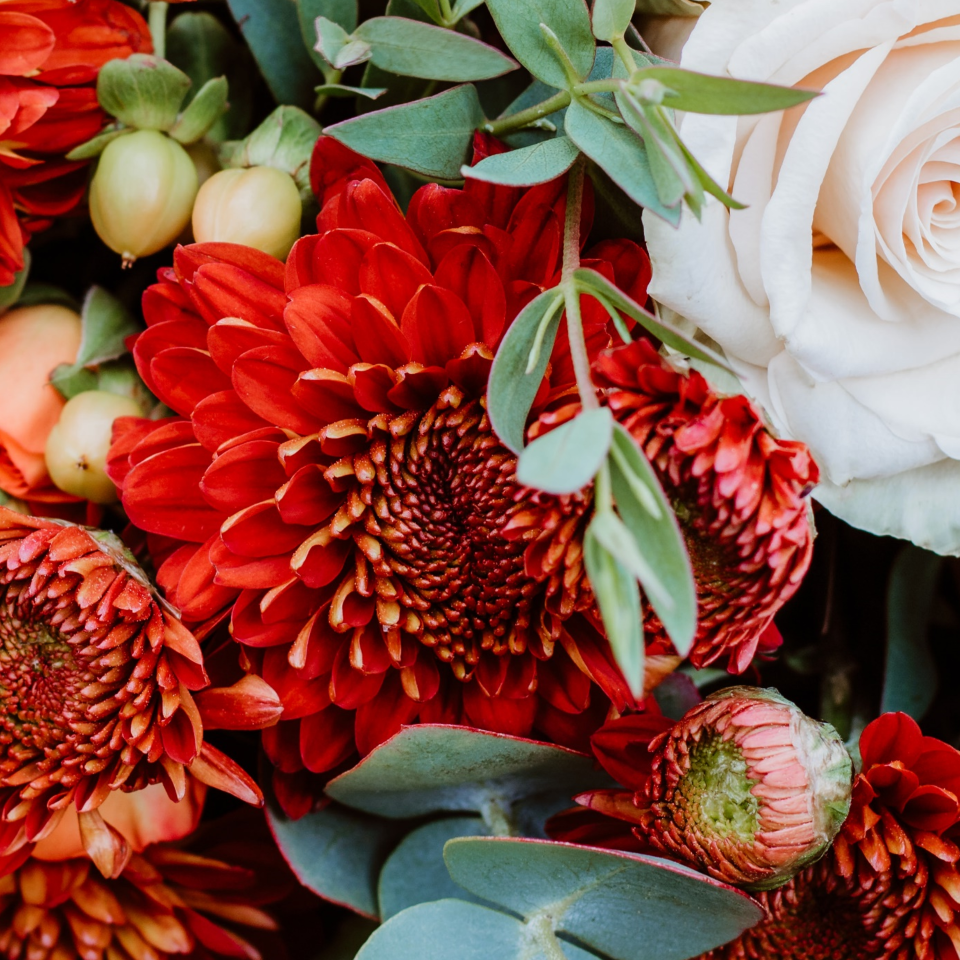
#> input picture FFT_CGH_thesis/flowers_960.png, 960 x 960 px
$ python W_H_rescale_G_inUse.py
#> lines starting #> are read from the running program, lines starting #| are printed output that depends on the picture
# -*- coding: utf-8 -*-
"""
Created on Sun Oct 27 10:45:57 2024

@author: gaosh
"""
from PIL import Image
import numpy as np
import matplotlib.pyplot as plt
from scipy.fft import fft2, fftshift,ifft2,ifftshift
import os
import cv2
import time
from skimage import  color

start_t=time.time()
os.chdir("C:/Users/Laboratorio/MakeHologram/FFT_CGH_thesis")
filename="flowers_960"
im=plt.imread(f"{filename}.png")[..., :3]
im = color.rgb2gray(im)
#> im: shape (960, 960) float32
height=im.shape[0]
#> height = 960
width=im.shape[1]
#> width = 960

# Define wavelengths (in meters, for rescale)
lambda_r = 0.680e-6  # Red wavelength
lambda_g = 0.532e-6  # Green wavelength (reference)
lambda_b = 0.461e-6  # Blue wavelength
# [38 lines of commented-out code are left out]
im_shift_r=fftshift(im)
#G
im_shift_g=fftshift(im)
#B
im_shift_b=fftshift(im)

im_re = np.zeros_like(im, shape=(im.shape[0], im.shape[1],3))
im_re[:,:,0]=fftshift(im)
im_re[:,:,1]=fftshift(im)
im_re[:,:,2]=fftshift(im)
power2=1
power3=3
iterations=50 #!!!!!!
# use W gradient to improve phase
def wirtinger_phase_improve(intensity,iterations,lr):

#> called with iterations = 50, lr = 0.01
    intensity_r=intensity[:,:,0]  # this unit is 2 times the reconstruted_field
    intensity_g=intensity[:,:,1]
    intensity_b=intensity[:,:,2]
    size=intensity_r.shape
#> size = (960, 960)
    # generate ramdom magnitude and phase
    reconstruted_field_r=intensity_r**power2*np.exp(1j*np.random.uniform(0,2*np.pi,size))
    reconstruted_field_g=intensity_g**power2*np.exp(1j*np.random.uniform(0,2*np.pi,size))
    reconstruted_field_b=intensity_b**power2*np.exp(1j*np.random.uniform(0,2*np.pi,size))
    for it in range (iterations):
        # calculate intensity of the mimiced
        current_in_r=np.abs(reconstruted_field_r)**2# power was here, since i used power so power=0.5, then the power of 2 should be back.
        current_in_g=np.abs(reconstruted_field_g)**2
        current_in_b=np.abs(reconstruted_field_b)**2
        loss = (np.mean((current_in_r - intensity_r)**2) +np.mean((current_in_g - intensity_g)**2) +np.mean((current_in_b - intensity_b)**2))


        # compute gradient, this is the gradient of loss respective to imaginary field
        grad_r=(current_in_r-intensity_r)*reconstruted_field_r/np.abs(reconstruted_field_r+1e-8)
        reconstruted_field_r-=lr*grad_r
        reconstruted_field_r=intensity_r**power3*np.exp(1j*np.angle(reconstruted_field_r))

        grad_g=(current_in_g-intensity_g)*reconstruted_field_g/np.abs(reconstruted_field_g+1e-8)
        reconstruted_field_g-=lr*grad_g
        reconstruted_field_g=intensity_g**power3*np.exp(1j*np.angle(reconstruted_field_g))

        grad_b=(current_in_b-intensity_b)*reconstruted_field_b/np.abs(reconstruted_field_b+1e-8)
        reconstruted_field_b-=lr*grad_b
        reconstruted_field_b=intensity_b**power3*np.exp(1j*np.angle(reconstruted_field_b))
#> this loop made 50 passes
#> loss on passes 1 to 12: 0.059, 0.23, 0.23, 0.23, 0.23, 0.23, 0.23, 0.23, 0.23, 0.23, 0.23, 0.23
#> pass 1, in wirtinger_phase_improve, `current_in_r=np.abs(reconstruted_field_r)**2# power was here, since i ..`:
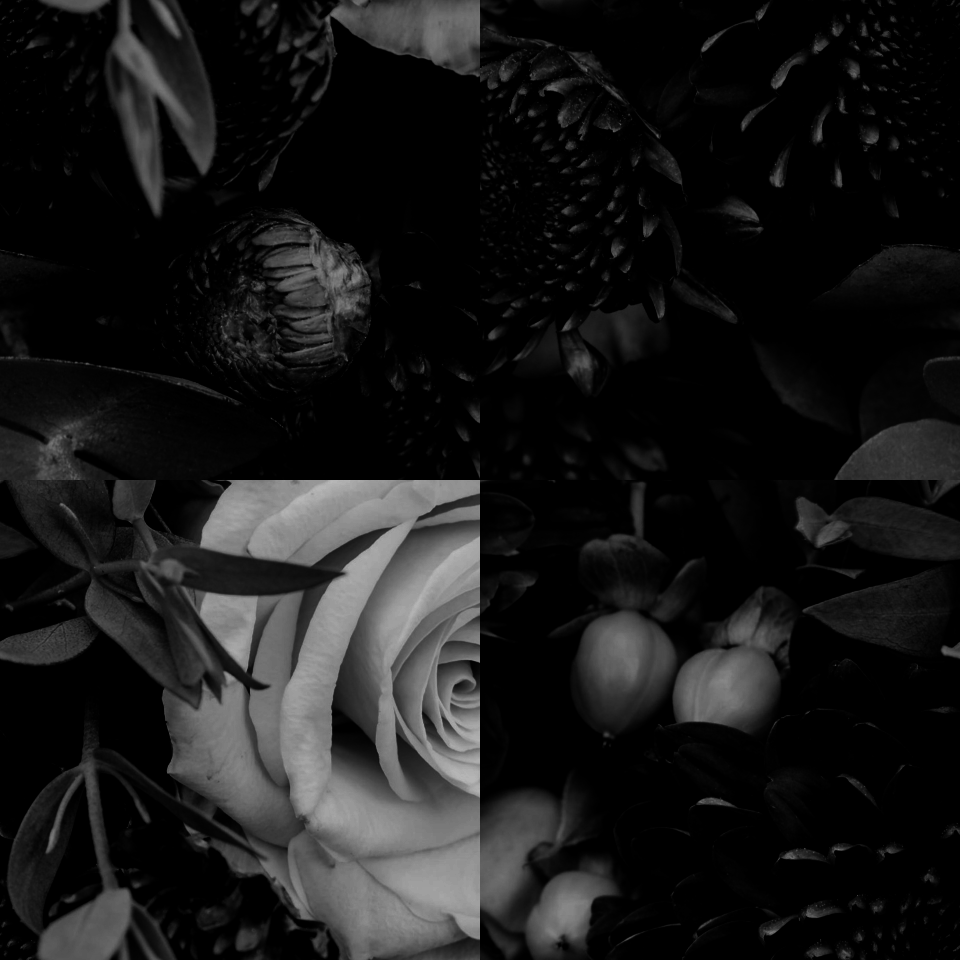
#> current_in_r: shape (960, 960) float64; min 0, max 0.728, mean 0.0989
        # [31 lines of commented-out code are left out]


    return reconstruted_field_r,reconstruted_field_g,reconstruted_field_b
power1=2
# measurd_in_r=np.abs(im_shift_r)**2
measurd_in=im_re**power1
measurd_in_FT_r=fftshift(fft2(im_shift_r))
phase_in_r=np.angle(measurd_in_FT_r)


final_field_r,final_field_g,final_field_b=wirtinger_phase_improve(measurd_in, iterations, 0.01)
final_field_FT_r=fftshift(fft2(final_field_r))
mag_final_field_FT_r=np.abs(final_field_r)
# Final optimized phase for display or application on SLM
optimized_phase_r = np.angle(final_field_FT_r)
phase_rr_modi=(optimized_phase_r/np.pi+1)*(255/2)
# phase_rr_modi_mod=np.mod(phase_rr_modi,255)
final_field_FT_g=fftshift(fft2(final_field_g))
optimized_phase_g = np.angle(final_field_FT_g)
phase_gr_modi=(optimized_phase_g/np.pi+1)*(255/2)
# phase_gr_modi_mod=np.mod(phase_gr_modi,255)
final_field_FT_b=fftshift(fft2(final_field_b))
optimized_phase_b = np.angle(final_field_FT_b)
phase_br_modi=(optimized_phase_b/np.pi+1)*(255/2)
# phase_br_modi_mod=np.mod(phase_br_modi,255)

"""Lens"""
lambda_r = 0.633e-6  # Red wavelength
lambda_g = 0.532e-6  # Green wavelength (reference)
lambda_b = 0.450e-6
arr_r=np.zeros((height, width))
arr_g=np.zeros((height, width))
arr_b=np.zeros((height, width))
pixel_size=4.5e-6#4.5e-6
f=-2 # meters
center_h=height//2
#> center_h = 480
center_w=width//2
#> center_w = 480
"""RGB lens"""
for i in range(height):
    for j in range(width):
        r = pixel_size * np.sqrt((i - center_h)**2 + (j - center_w)**2)
        arr_r[i, j] =  r**2 / (f * lambda_r) #np.pi *
        arr_g[i, j] =  r**2 / (f * lambda_g)
        arr_b[i, j] =  r**2 / (f * lambda_b)
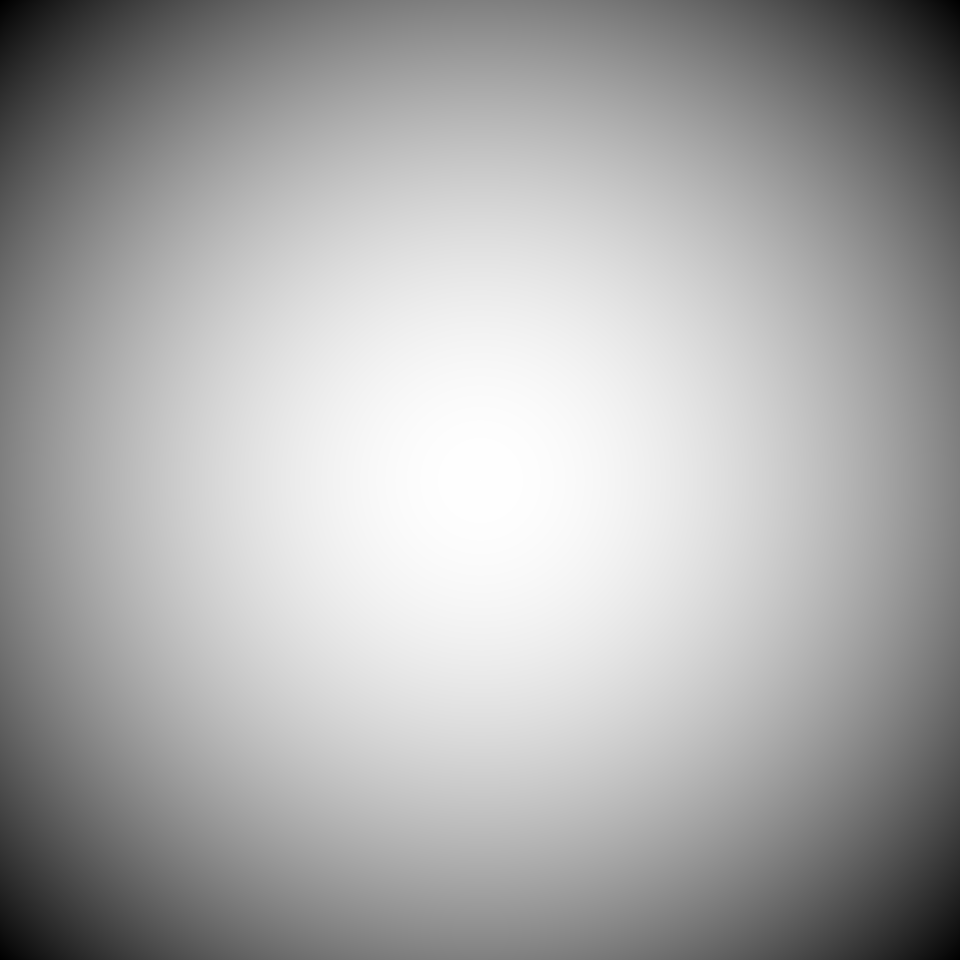
#> arr_b: shape (960, 960) float64; min -10.37, max 0, mean -3.46; drawn with min black and max white
"""mod into 0-2"""
arr_r_mod=np.mod(arr_r,2)
arr_g_mod=np.mod(arr_g,2)
arr_b_mod=np.mod(arr_b,2)

"""Map phase to gray level for diff laser"""
arr_r_modified=arr_r_mod*(255/1.85)
arr_g_modified=arr_g_mod*(255/2.63)
arr_b_modified=arr_b_mod*(255/3.55)

im_modify_r = np.zeros_like(im, shape=(im.shape[0], im.shape[1],3))
im_modify_g = np.zeros_like(im, shape=(im.shape[0], im.shape[1],3))
im_modify_b = np.zeros_like(im, shape=(im.shape[0], im.shape[1],3))
im_modify_r_nl = np.zeros_like(im, shape=(im.shape[0], im.shape[1],3))
im_modify_g_nl = np.zeros_like(im, shape=(im.shape[0], im.shape[1],3))
im_modify_b_nl = np.zeros_like(im, shape=(im.shape[0], im.shape[1],3))

# Fill each channel with respective modifications
im_modify_r[:,:,0] = phase_rr_modi + arr_r_modified
im_modify_g[:,:,1]= phase_gr_modi+ arr_g_modified
im_modify_b[:,:,2] = phase_br_modi + arr_b_modified

im_modify_r_nl[:,:,0] = phase_rr_modi
im_modify_g_nl[:,:,1]= phase_gr_modi
im_modify_b_nl[:,:,2] = phase_br_modi
# Create a new array for the new image with the same shape as the original
im_modify_c = np.zeros_like(im,shape=(im.shape[0], im.shape[1], 3))
im_modify_c[:,:,0] = phase_rr_modi+arr_r_modified
im_modify_c[:,:,1] = phase_gr_modi+arr_g_modified
im_modify_c[:,:,2] = phase_br_modi+arr_b_modified
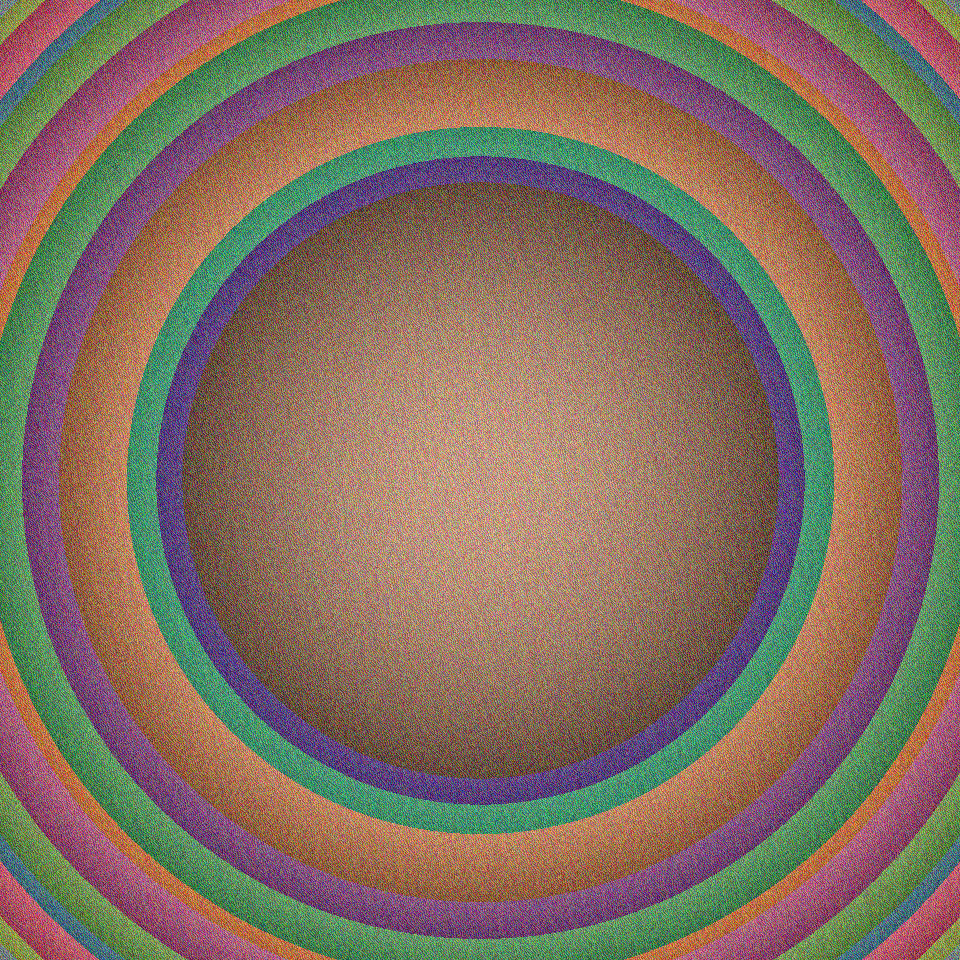
#> im_modify_c: shape (960, 960, 3) float32; mean of channels 0, 1, 2 273.3, 230.8, 203.1; drawn with min black and max white

im_modify_noL = np.zeros_like(im,shape=(im.shape[0], im.shape[1], 3))
im_modify_noL[:,:,0] = phase_rr_modi
im_modify_noL[:,:,1] = phase_gr_modi
im_modify_noL[:,:,2] = phase_br_modi
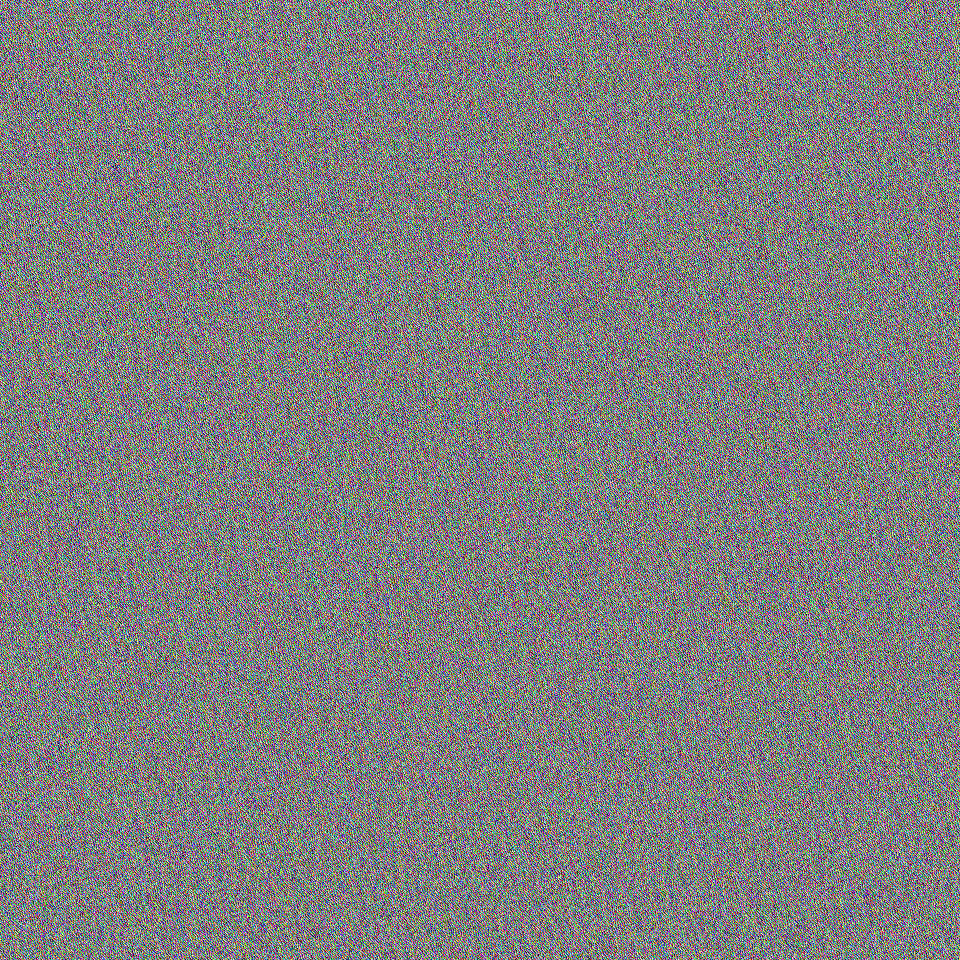
#> im_modify_noL: shape (960, 960, 3) float32; mean of channels 0, 1, 2 127.5, 127.6, 127.5; drawn as R, G, B
def crop(im_modify,name):
    # y_offset=center_h-1080//2
#> called with name = 'nL'
    im_cropped=im_modify#☺[y_offset:y_offset+1080,:]
    im_cropped = im_cropped.astype(np.uint8)
    im_modi = Image.fromarray(im_cropped)
    im_modi.save(f"{filename}_G_wh_{iterations,name}_p3_{power3}_input{power1}.png")
# [7 lines of commented-out code are left out]
C_noL=crop(im_modify_noL, "nL")
end_t=time.time()
print(f"Time consuming {end_t-start_t}s, iteration {iterations}")
